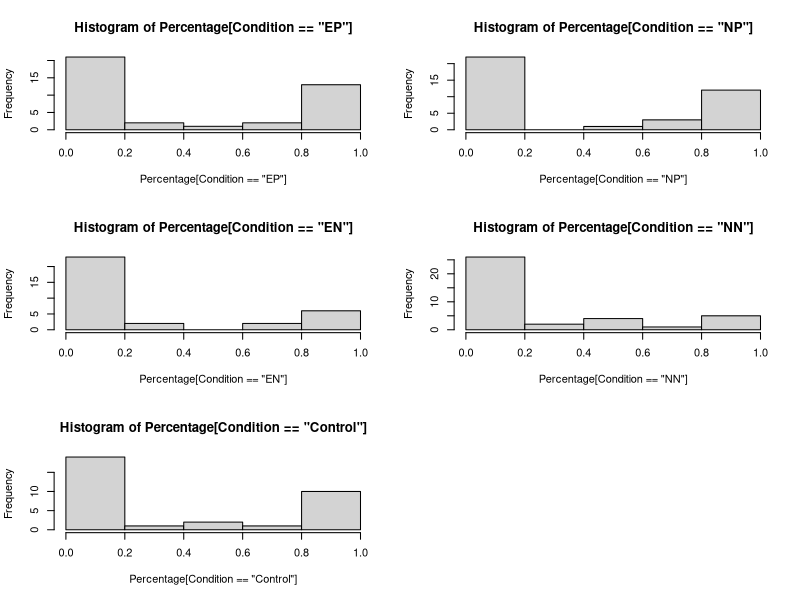

Reproduce this figure in R.
## ---- chunk 1
library(readxl)
G6Data <- read_excel("Group 6 n181.xlsx")
View(G6Data)
attach(G6Data)
## ---- chunk 2
library(dplyr)
group_by(G6Data, Condition) %>%
  summarise(
    count = n(),
    mean = mean(Percentage, na.rm = TRUE),
    sd = sd(Percentage, na.rm = TRUE),
    median = median(Percentage, na.rm = TRUE),
    IQR = IQR(Percentage, na.rm = TRUE)
  )
## ---- chunk 3
par(mfrow=c(3,2))
hist(Percentage[Condition=="EP"])
hist(Percentage[Condition=="NP"])
hist(Percentage[Condition=="EN"])
hist(Percentage[Condition=="NN"])
hist(Percentage[Condition=="Control"])
